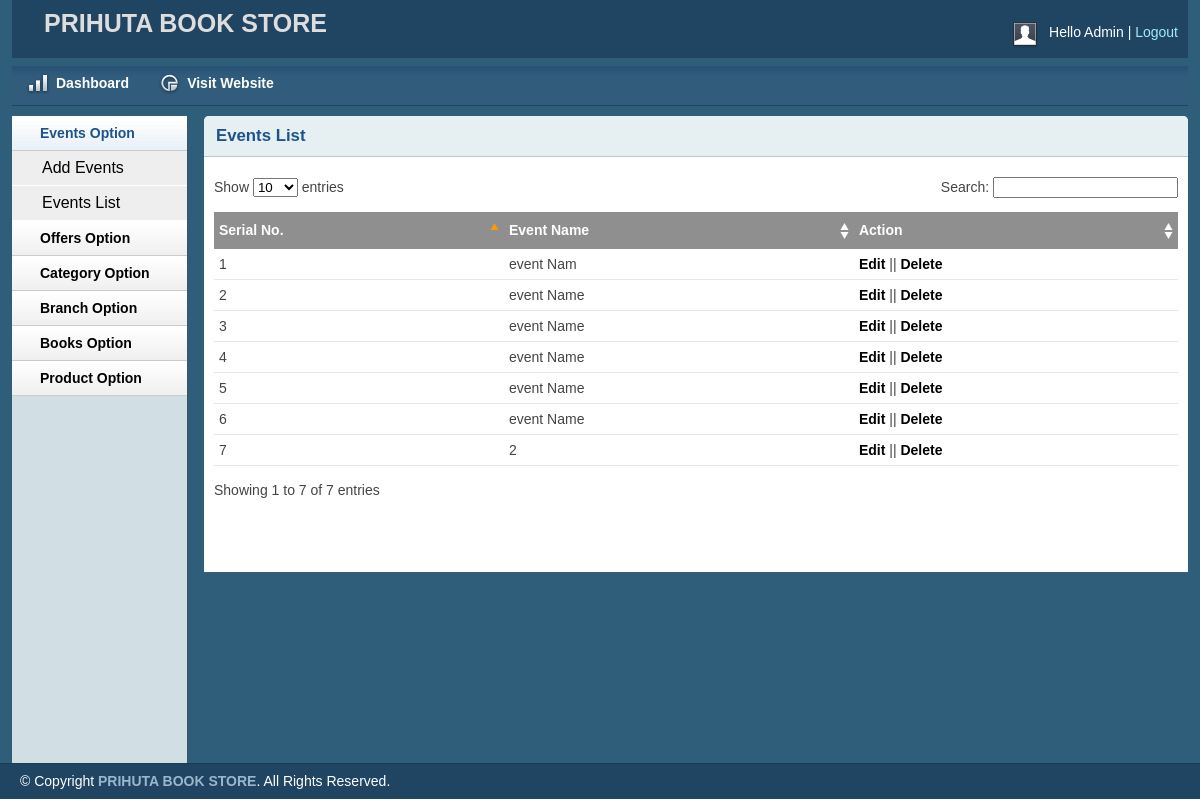
/admin/eventlist.php (signed in), run on the app's committed database.
### tables this page shows
CREATE TABLE IF NOT EXISTS `tbl_events` (
  `eventId` int(11) NOT NULL AUTO_INCREMENT,
  `eventName` varchar(200) NOT NULL,
  `eventDescription` varchar(500) NOT NULL,
  PRIMARY KEY (`eventId`)
);

### lib/Database.php (called while the page is built, shortened)
<?php
class Database{
	public $host   = DB_HOST;
	public $user   = DB_USER;
	public $pass   = DB_PASS;
	public $dbname = DB_NAME;
	public $link;
	private function connecDB()
	{
		$this->link = new mysqli($this->host, $this->user, $this->pass, $this->dbname);
	}
	public function select($query)
	{
		$result = $this->link->query($query) or die ($this->link->error.__LINE__);
		if($result->num_rows > 0){
			return $result;
		}
		else{
			return false;
		}
	}
}
?>

### admin/eventlist.php (the view, shortened to what this page needs)
<?php include 'inc/header.php';?>
<?php include 'inc/sidebar.php';?>
        <div class="grid_10">
            <div class="box round first grid">
                <h2>Events List</h2>
                <div class="block">
                    <table class="data display datatable" id="example">
					<thead>
						<tr>
							<th>Serial No.</th>
							<th>Event Name</th>
							<th>Action</th>
						</tr>
					</thead>
					<tbody>
						<?php
							$query="select * from tbl_events";
							$selectData=$db->select($query);
							if($selectData)
							{
								$i=0;
								while($result=$selectData->fetch_assoc())
								{
									$i++;
						?>
									<tr class="odd gradeX">
										<td> <?php echo $i; ?> </td>
										<td> <?php echo $result['eventName']; ?> </td>
										<td><a href="editevent.php?editid=<?php echo $result['eventId'];?>">Edit</a> || <a onclick="return confirm('Are you sure to Delete! ');" href="deleteevent.php?deleteid=<?php echo $result['eventId'];?>">Delete</a></td>
									</tr>
						<?php
								}
							}
						?>
					</tbody>
				</table>
               </div>
            </div>
        </div>
<?php include 'inc/footer.php';?>

### admin/css/layout.css (style rules this page uses)
body { background: #fff none repeat scroll 0 0; color: #444; font-size: 14px; padding: 0; }
a { color: #000; font-weight:bold; text-decoration: none; }
h1, h2, h3, h4, h5, h6 { line-height:1.2em; margin-bottom:.3em; }
h2 { margin-top:1em; }
.box { background:#fff; margin-bottom:20px; padding:10px 10px 10px 10px; margin-left:-8px; }
.box.grid { padding-bottom:40px; }
.box.round { -moz-border-radius: 5px 5px 0px 0px; -webkit-border-radius: 5px 5px 0px 0px; border-radius: 5px 5px 0px 0px; }
.box h2 { font-size:1.2em; font-weight:bold; color:#1B548D; background:#E6F0F3; margin:-10px -10px 0 -10px; padding:10px 12px; border-bottom:1px solid #B3CBD6; -moz-border-radius: 5px 5px 0px 0px; -webkit-border-radius: 5px 5px 0px 0px; border-radius: 5px 5px 0px 0px; }
.box.first { min-height: 406px; }
.block { padding-top:20px; }
.block { padding-bottom:1px; }
table.display { margin: 0 auto; clear: both; width: 100%; }
.sorting_asc { background: #8f8f8f url(../img/table/sort_asc.png) no-repeat center right; padding:8px 5px; text-align:left; color:#fff; }
.sorting { background:#8f8f8f url(../img/table/sort_both.png) no-repeat center right; padding:8px 5px; text-align:left; color:#fff; }
tr.odd { height: 30px; line-height: 30px; border-bottom:1px solid #e6e6e6; }
tr.even { height: 30px; line-height: 30px; border-bottom:1px solid #e6e6e6; }
tr.odd td, tr.even td { padding-left:5px; }

### data on the page
tbl_events: eventName "event Nam"
tbl_events: eventName "event Name"
tbl_events: eventName "event Name"
tbl_events: eventName "event Name"
tbl_events: eventName "event Name"
tbl_events: eventName "event Name"
tbl_events: eventName "2"
